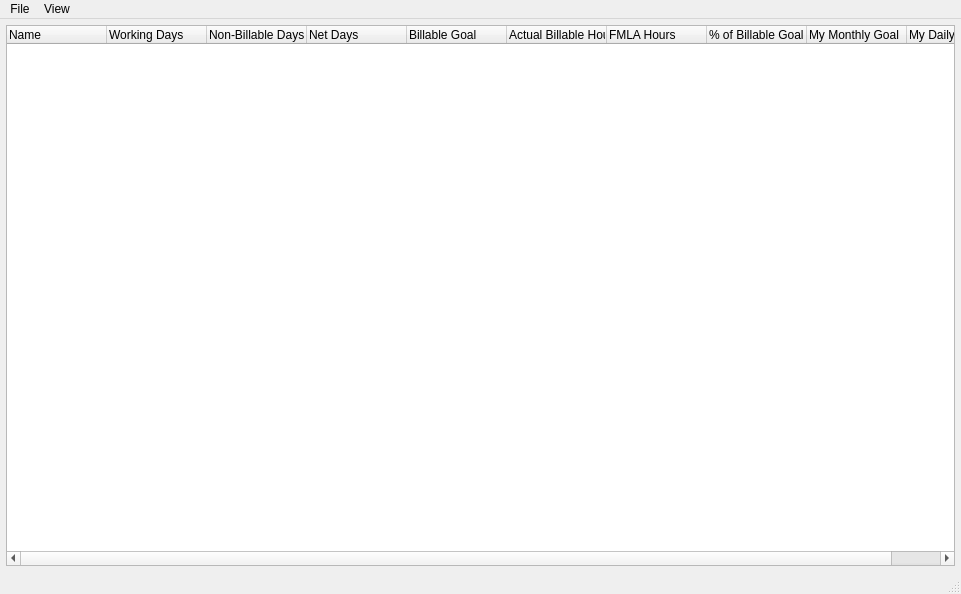
<?xml version="1.0" encoding="UTF-8"?>
<ui version="4.0">
 <class>CMainWindow</class>
 <widget class="QMainWindow" name="CMainWindow">
  <property name="geometry">
   <rect>
    <x>0</x>
    <y>0</y>
    <width>961</width>
    <height>594</height>
   </rect>
  </property>
  <property name="windowTitle">
   <string>Hourly Forcaster</string>
  </property>
  <widget class="QWidget" name="centralwidget">
   <layout class="QVBoxLayout" name="verticalLayout">
    <property name="leftMargin">
     <number>6</number>
    </property>
    <property name="topMargin">
     <number>6</number>
    </property>
    <property name="rightMargin">
     <number>6</number>
    </property>
    <property name="bottomMargin">
     <number>6</number>
    </property>
    <item>
     <widget class="QTreeWidget" name="treeWidget">
      <column>
       <property name="text">
        <string>Name</string>
       </property>
      </column>
      <column>
       <property name="text">
        <string>Working Days</string>
       </property>
      </column>
      <column>
       <property name="text">
        <string>Non-Billable Days</string>
       </property>
      </column>
      <column>
       <property name="text">
        <string>Net Days</string>
       </property>
      </column>
      <column>
       <property name="text">
        <string>Billable Goal</string>
       </property>
      </column>
      <column>
       <property name="text">
        <string>Actual Billable Hours</string>
       </property>
      </column>
      <column>
       <property name="text">
        <string>FMLA Hours</string>
       </property>
      </column>
      <column>
       <property name="text">
        <string>% of Billable Goal Met</string>
       </property>
      </column>
      <column>
       <property name="text">
        <string>My Monthly Goal</string>
       </property>
      </column>
      <column>
       <property name="text">
        <string>My Daily Goal</string>
       </property>
      </column>
     </widget>
    </item>
   </layout>
  </widget>
  <widget class="QMenuBar" name="menubar">
   <property name="geometry">
    <rect>
     <x>0</x>
     <y>0</y>
     <width>961</width>
     <height>33</height>
    </rect>
   </property>
   <widget class="QMenu" name="menuFile">
    <property name="title">
     <string>File</string>
    </property>
    <addaction name="actionAddYear"/>
    <addaction name="separator"/>
    <addaction name="actionExit"/>
   </widget>
   <widget class="QMenu" name="menuView">
    <property name="title">
     <string>View</string>
    </property>
    <addaction name="actionCurrentMonthForcast"/>
    <addaction name="actionSummary"/>
   </widget>
   <addaction name="menuFile"/>
   <addaction name="menuView"/>
  </widget>
  <widget class="QStatusBar" name="statusbar"/>
  <action name="actionExit">
   <property name="text">
    <string>Exit</string>
   </property>
   <property name="iconText">
    <string>E&amp;xit</string>
   </property>
   <property name="shortcut">
    <string>Alt+F4</string>
   </property>
  </action>
  <action name="actionSummary">
   <property name="text">
    <string>YTD Summary...</string>
   </property>
  </action>
  <action name="actionCurrentMonthForcast">
   <property name="text">
    <string>Current Month Forcast...</string>
   </property>
  </action>
  <action name="actionAddYear">
   <property name="text">
    <string>Add Year...</string>
   </property>
  </action>
 </widget>
 <resources>
  <include location="MainWindow.qrc"/>
 </resources>
 <connections>
  <connection>
   <sender>actionExit</sender>
   <signal>triggered()</signal>
   <receiver>CMainWindow</receiver>
   <slot>close()</slot>
   <hints>
    <hint type="sourcelabel">
     <x>-1</x>
     <y>-1</y>
    </hint>
    <hint type="destinationlabel">
     <x>500</x>
     <y>332</y>
    </hint>
   </hints>
  </connection>
 </connections>
</ui>
